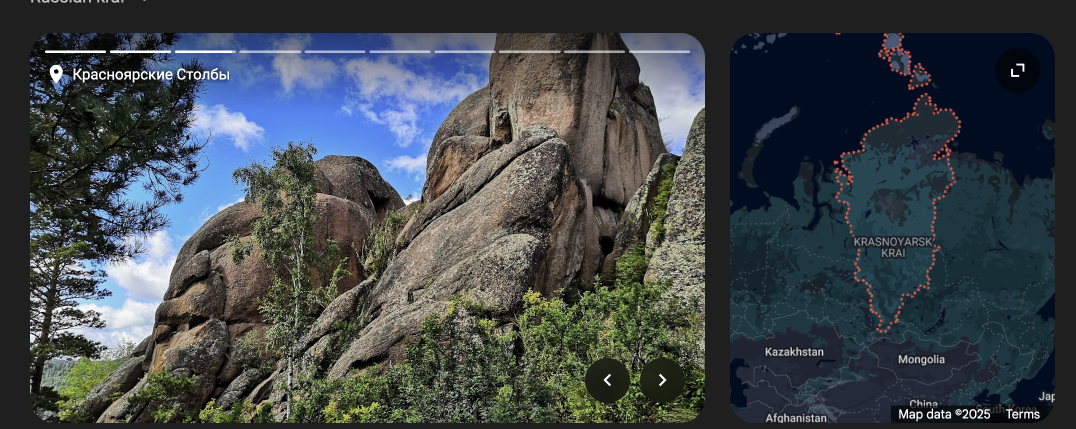
#> input picture IMGColorGenerator/test_img.png, 2152 x 858 px (shown at 1/2 size)
$ python start.py
#> lines starting #> are read from the running program, lines starting #| are printed output that depends on the picture
from PIL import Image
import numpy as np
from sklearn.cluster import KMeans
import matplotlib.pyplot as plt

def get_dominant_colors(image_path, num_colors=5):
#> called with image_path = 'test_img.png', num_colors = 5
    img = Image.open(image_path)
#> img is the input picture: PIL image 2152x858 RGBA; mean R, G, B, A 63.6, 70.3, 75, 255
    img = img.resize((150, 150))  # Resize for faster processing
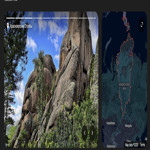
#> img: PIL image 150x150 RGBA; mean R, G, B, A 63.6, 70.3, 75, 255
    img_data = np.array(img)
    img_data = img_data.reshape(-1, 3)

    kmeans = KMeans(n_clusters=num_colors)
    kmeans.fit(img_data)

    colors = kmeans.cluster_centers_.astype(int)

    return colors

def plot_colors(colors):
    plt.figure(figsize=(8, 2))
    for i, color in enumerate(colors):
        plt.subplot(1, len(colors), i + 1)
        plt.axis("off")
        plt.imshow([[color / 255]])  # normalize RGB values
    plt.tight_layout()
    plt.show()
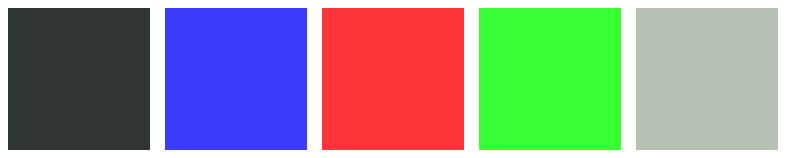
#> figure drawn by matplotlib, 5 panels

if __name__ == "__main__":
    image_path = "test_img.png"  # replace this with your image path
    colors = get_dominant_colors(image_path)
    plot_colors(colors)
